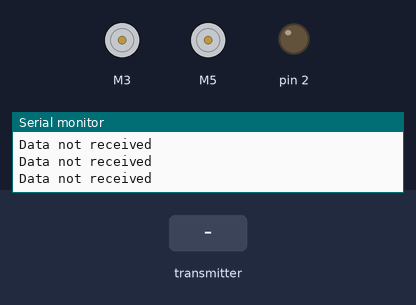
Recording of a sketch running on a simulated Arduino Uno, built with avr-gcc and run on an emulated ATmega328P. Shown: 2 × DC motor (green arrow = forward, orange = backward, longer = faster), output pins drawn as LEDs (lit = HIGH), the last lines printed to the serial monitor. The test bench sets the inputs (shaded band). No radio packets arrive unless stated.

Above: at 1.2 s.
1.3 s: the transmitter starts sending joystick.0 = 0
At 2.2 s:
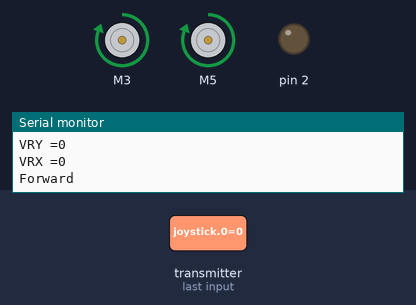
2.8 s: the transmitter starts sending joystick.0 = 256
At 3.5 s:
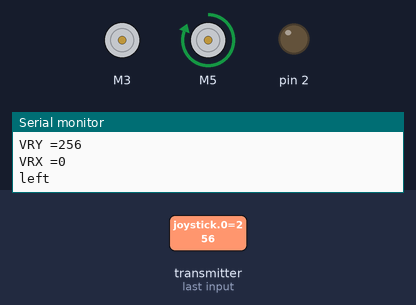
4.3 s: the transmitter starts sending joystick.1 = 256
At 4.7 s:
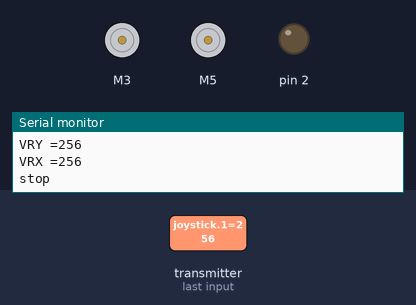
5.8 s: the transmitter starts sending joystick.1 = 1023
At 6.1 s:
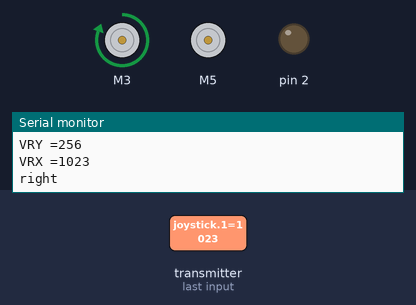
7.3 s: the transmitter starts sending joystick.0 = 1023
At 7.6 s:
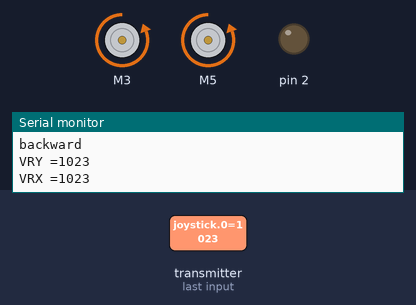
Timing chart, 0 to 10.3 s (numbered marks = the images above; inputs shaded):
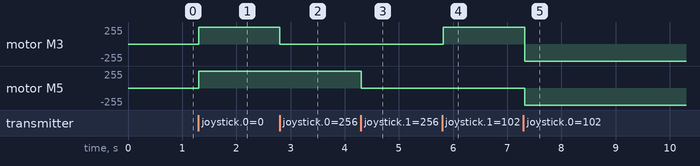

Measured:
- after the input at 1.3 s, motor M3, motor M5: stopped → forward 255/255 at once
- after the input at 2.8 s, motor M3: forward 255/255 → stopped at once
- after the input at 4.3 s, motor M5: forward 255/255 → stopped at once
- after the input at 5.8 s, motor M3: stopped → forward 255/255 at once
- after the input at 7.3 s, motor M3: forward 255/255 → backward 255/255 at once; motor M5: stopped → backward 255/255 at once

The sketch:

receiver.ino
```cpp
/*
 * Code Modified By: Mohamad Hafiz Bin Ahmad
 * Email: hafiz_apik99@yahoo.com
 * Youtube: https://www.youtube.com/channel/UC15t8HwKsRL2lTeP8uZlUjQ
*/

#include <SPI.h>
#include <RF24.h> //https://www.arduinolibraries.info/libraries/rf24
#include <CytronMotorDriver.h> //https://github.com/CytronTechnologies/CytronMotorDriver

RF24 radio(7, 8);// CE, CSN

const byte rxAddr[6] = "00001";

int joystick[6];

// tetapan motor driver.
CytronMD motor1(PWM_PWM, 3, 4);   // PWM 1A = Pin 3, PWM 1B = Pin 4. Kalau motor pusing terbalik, tukarkan PWM 1A = Pin 4, PWM 1B = Pin 3
CytronMD motor2(PWM_PWM, 5, 6); // PWM 2A = Pin 5, PWM 2B = Pin 6. Kalau motor pusing terbalik, tukarkan PWM 2A = Pin 6,PWM 2B = Pin 5

void setup()
{
   for(int i = 2; i<=4; i++)
   {
    pinMode(i,OUTPUT);
  }

  //setup utk komunikasi radio
  while (!Serial);
  Serial.begin(9600); //aktifkan serial monitor

  radio.begin();
  radio.setPALevel(RF24_PA_LOW);
  radio.setAutoAck(false);
  radio.openReadingPipe(0, rxAddr);

  radio.startListening();

  delay(50);
}

void loop()
{
 if (radio.available())//semak samada ada data utk diterima
  {
    bool done = false;
         while (!done)
        {

          radio.read( joystick, sizeof(joystick) );//membaca nilai yg dihantar oleh pemancar
          done = true;

          Serial.print("VRY ="); //untuk menyemak nilai bacaan joystick, boleh disemak pada serial monitor
          Serial.println(joystick[0]);
          Serial.print("VRX =");
          Serial.println(joystick[1]);

       if(joystick[0]==0)// jika joystick ditolak sepenuhnya keatas, nilai ialah 0
         {
           Serial.println("Forward");
           motor1.setSpeed(255);   // Motor 1 runs forward at 100% speed.
           motor2.setSpeed(255);  // Motor 2 runs forward at 100% speed.
          /*
           * anda boleh mengubah nilai PWM daripada 0-1023
           * jika robot tidak berjalan lurus walaupun nilai PWM yg sama, cuba ubah nilai PWM hingga robot berjalan lurus
          */

        }

        else if(joystick[0]==1023) //jika joystick ditolak sepenuhnya kebawah, nilai ialah 1023
         {

        Serial.println("backward");
        motor1.setSpeed(-255);   // Motor 1 runs backward at 100% speed.
        motor2.setSpeed(-255);  // Motor 2 runs backward at 100% speed.

        }

         else if(joystick[1]==1023) //jika joystick ditolak sepenuhnya ke kanan, nilai ialah 1023
         {

        Serial.println("right");
        motor1.setSpeed(255);   // Motor 1 runs forward at 50% speed.
        motor2.setSpeed(0);  // Motor 2 stops

        }

         else if(joystick[1]==0) //jika joystick ditolak sepenuhnya ke kiri, nilai ialah 0
         {

        Serial.println("left");
        motor1.setSpeed(0);   // Motor 1 stops.
        motor2.setSpeed(255);  // Motor 2 runs forward at 50% speed.

        }

        else // joystick berada di tengah
        {
        Serial.println("stop");
        motor1.setSpeed(0);
        motor2.setSpeed(0);
        }

        }
  }

  else
    {
      Serial.println("Data not received");

    }

  delay(50);
}
```
